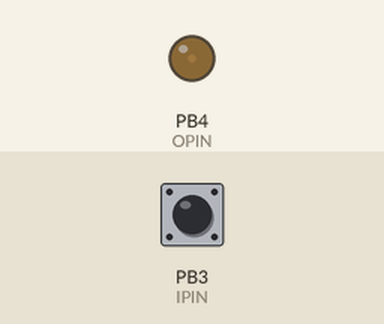
This sketch was run on a simulated ATtiny85, built with avr-gcc and run on an emulated ATtiny85. Parts: output pins drawn as LEDs (lit = HIGH). Dashed ring = blinking. Inputs (shaded band) come from the test bench; at power-on: PB3 (IPIN) HIGH.

Above: at 1.2 s.
1.3 s: PB3 (IPIN) driven LOW
At 2.5 s:
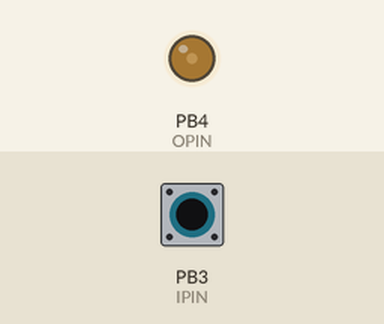
2.8 s: PB3 (IPIN) pulsed HIGH 2 times (0.12 s each, 0.3 s apart)
At 3.07 s:
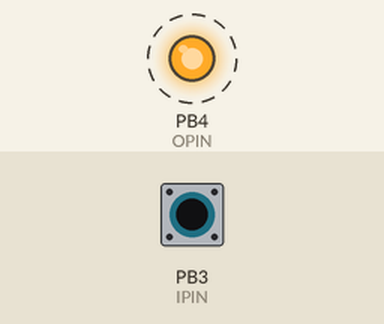
Timing chart, 0 to 11.8 s (numbered marks = the images above; inputs shaded):
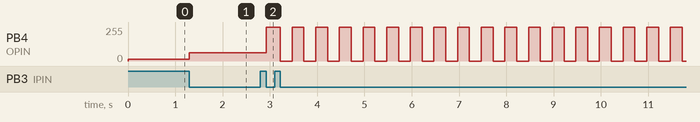

Measured:
- after the input at 1.3 s, PB4 (OPIN): 15/255 → 63/255 at once
- after the input at 2.8 s, PB4 (OPIN): alternates 255/255 for 0.25 s and 0/255 for 0.25 s, starting after 0.12 s

The sketch:

FlashLight.ino
```cpp
/* Blinking Flashlight Code
 version 3

 Chance Fleeting (crf37) 12/11/18

 References:
 While this is my own work, this code was developed through a process referencing
 online resources and open discussion with peers. Such peers include Gregory Goldman
 (ghg3) and Jason Fischell (jnf22). Sources include the following:
 [1] http://ww1.microchip.com/downloads/en/devicedoc/atmel-2586-avr-8-bit-microcontroller-attiny25-attiny45-attiny85_datasheet.pdf
 [2] https://www.nongnu.org/avr-libc/user-manual/io_8h_source.html
 [3] https://www.nongnu.org/avr-libc/user-manual/group__avr__interrupts.html
 [4] https://www.nongnu.org/avr-libc/user-manual/group__avr__sleep.html
 [5] https://playground.arduino.cc/Main/AVR
 [6] https://thewanderingengineer.com/2014/08/11/pin-change-interrupts-on-attiny85/
*/
// Dependancies
#include <avr/io.h>                                         // AVR Interface with the hardware [2]
#include <avr/interrupt.h>                                   // AVR Interrupt library [3]
#include <avr/sleep.h>                                      // AVR Sleep-mode library [4]

// Definitions [4]

int OPIN = 4;
int IPIN = 3;
bool Flash = LOW;
volatile bool swtch = HIGH;
const unsigned long T = 500; // Flash Period (ms)
unsigned long to = 0; //current time
unsigned long t1 = 0; // previous time
int State = 0;
/*
   0: off
   1: low
   2: med
   3: high
   4: 2Hz blink at high intensity
*/

void setup() {
  // Disable interrupt
  cli();
  // Register Initialization [1] p 64. I prefer Hex over Bin.
  PORTB = (~((1 << OPIN) | (1 << IPIN)));                   // Internal Pull-up is disabled for the nonfloating I/O pins (IPIN and OPIN)
  DDRB  = (1 << OPIN);                                      // Set OPIN to output (this is the LED Driver)
  PINB = 0x00;                                              // From Greg's code. Unnecessary but no harm.
  // interrupt Initialization [1] p 49
  GIMSK = 0x20;                                                // Global staging: Turns on pin interrupt capability [1] p200
  PCMSK = (1 << IPIN);                                      // Set IPIN to input-- interrupt (this is debounced button)
  // Shut Down ADC (Greg's Suggestion to save power)
  ADCSRA &= ~_BV(ADEN);                                      //if ADEN is on, turn off.
  // Enable interrupt
  sei();
}

void loop() {
  if (swtch) {
    SwitchStates();                                     //  If triggered, itterate forward in states
  }
  analogWrite(OPIN, Flash?((4<<(State<<1))-1):0);       // if Flash boolean, use pwm == 4^(1+State)-1, else off
  if (State == 4) {
    FlashMode();                                        //Flashmode activated
  }
  if (State == 0) {
    SleepMode();                                        //Sleepmode activated
  }
}

/* SwitchStates():
 *  Activates Flash Mode (activated by swtch)
 *  5-step counter. Defaults Flash and resets swtch.
 */
void SwitchStates(){
    State = (++State)%5;
    Flash = !(State == 0);
    swtch &= LOW;
}

/* FlashMode():
 *  Activates Flash Mode (activated State == 4)
 *  Toggle alternator using internal clock.
 */
void FlashMode(){
      to = micros();
      if (to - t1 > T*500) {
        Flash = !Flash;
        t1 = to;
      }
}

/* SleepMode():
 *  Activates Sleep Mode (activated State == 0)
 *  Saves Power
 */
void SleepMode(){
      set_sleep_mode(SLEEP_MODE_PWR_DOWN);
      sleep_enable();
      sleep_cpu();
}

/* Interrupt:
 *  Switches Boolean, which allows for change in state
 */
ISR(PCINT0_vect) {                                            // Respond on pin change (Rise | Fall)
  //Pin Change Interrupt Request 0 [3] No Nesting interrupts
      swtch |= !digitalRead(IPIN);              // ~High Respond -> Falling Edge; Turn on swtch state
}
```
